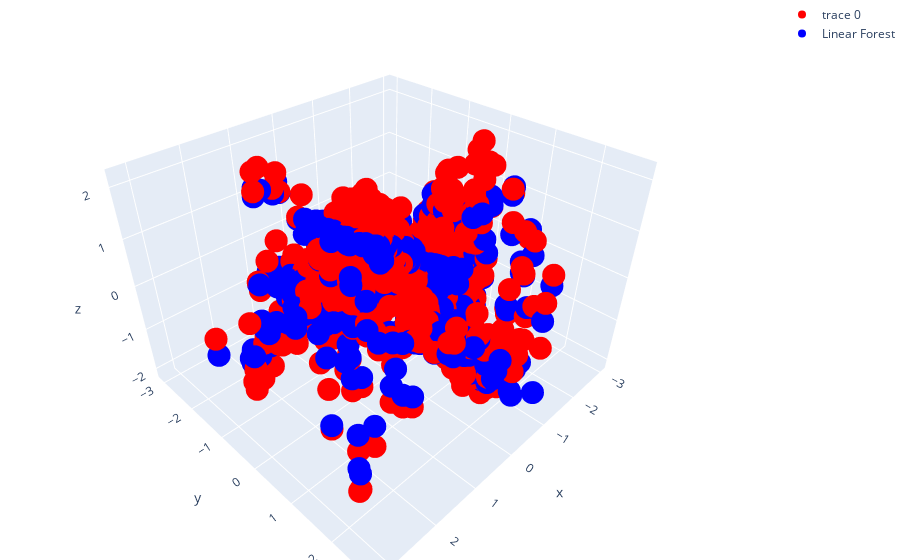

Source (notebook cell):
### Code cell
# Create a figure
fig = go.Figure()

# Add the first scatter plot
fig.add_trace(
    go.Scatter3d(x=x[:, 0], y=x[:, 1], z=y, mode="markers", marker=dict(color="red"))
)

# Add the predictions from each method
# fig.add_trace(
#     go.Scatter3d(
#         x=x[:, 0],
#         y=x[:, 1],
#         z=pred1.flatten(),
#         mode="markers",
#         marker=dict(color="blue"),
#         name="Linear Forest",
#     )
# )

fig.add_trace(
    go.Scatter3d(
        x=x[:, 0],
        y=x[:, 1],
        z=pred2.flatten(),
        mode="markers",
        marker=dict(color="green"),
        name="Random Forest",
    )
)

# Update the layout
fig.update_layout(margin=dict(l=0, r=0, b=0, t=0))

# Show the figure
fig.show()

### Figure 1 — Plotly figure (JSON) as saved in the notebook; plotly's stock layout.template omitted (floating-point values rounded to 4 significant figures; data arrays with more than 128 entries replaced by an {"elided": "..."} marker saying what was removed)
{"data": [{"marker": {"color": "red"}, "mode": "markers", "type": "scatter3d", "x": {"elided": "1000 float values"}, "y": {"elided": "1000 float values"}, "z": {"elided": "1000 float values"}}, {"marker": {"color": "blue"}, "mode": "markers", "name": "Linear Forest", "type": "scatter3d", "x": {"elided": "1000 float values"}, "y": {"elided": "1000 float values"}, "z": {"elided": "1000 float values"}}], "layout": {"margin": {"b": 0, "l": 0, "r": 0, "t": 0}}}
